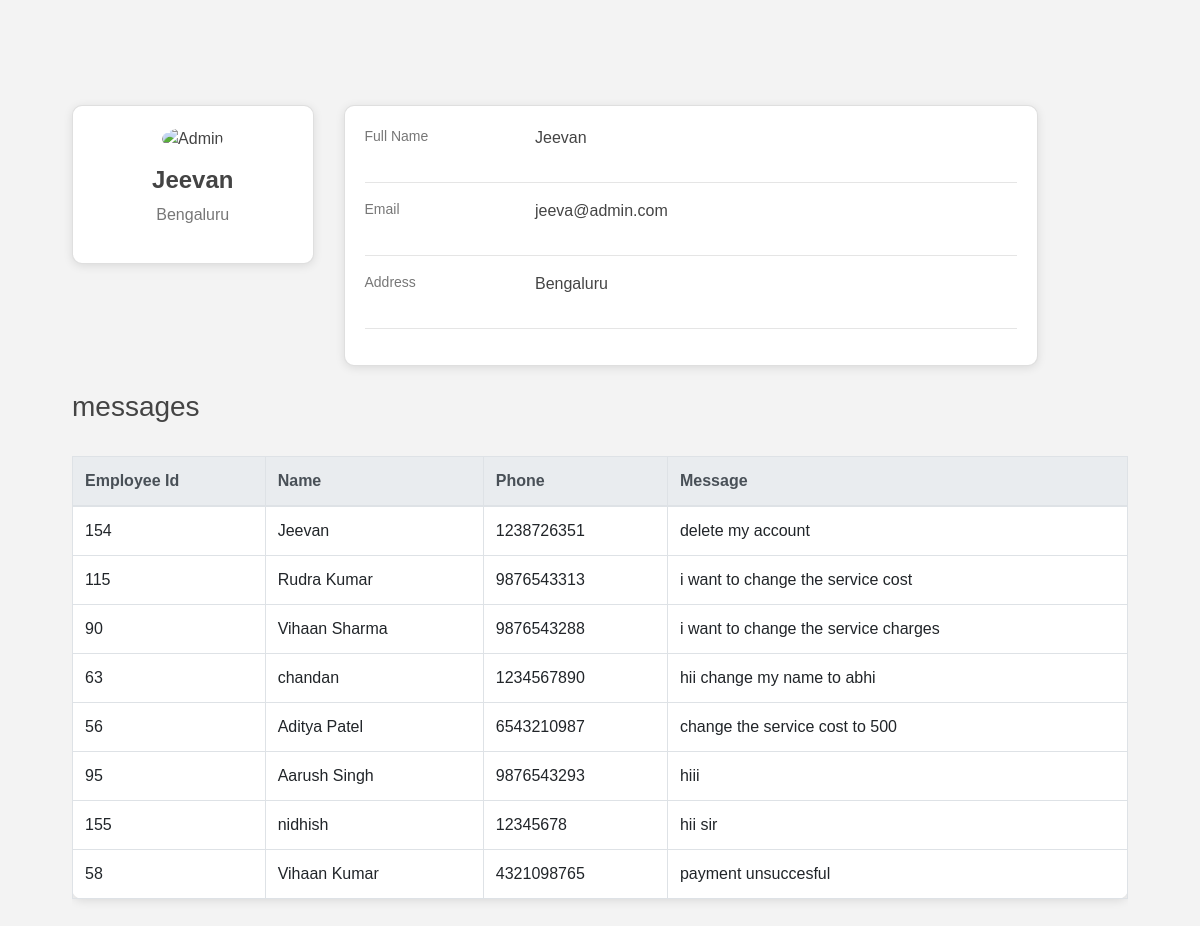
The page /admin.php (signed in) on the database its author committed.
### tables this page shows
CREATE TABLE `messages` (
  `id` int(11) NOT NULL,
  `employee_id` int(10) UNSIGNED DEFAULT NULL,
  `message` varchar(255) DEFAULT NULL
);

CREATE TABLE `employees` (
  `id` int(10) UNSIGNED NOT NULL,
  `name` varchar(255) NOT NULL,
  `email` varchar(255) NOT NULL,
  `phone_number` varchar(20) DEFAULT NULL,
  `date_of_birth` date DEFAULT NULL,
  `gender` varchar(255) DEFAULT NULL,
  `address` varchar(255) DEFAULT NULL,
  `service_cost` decimal(10,2) DEFAULT NULL,
  `specialization` varchar(255) DEFAULT NULL,
  `photo` varchar(255) DEFAULT NULL,
  `earnings` decimal(10,2) NOT NULL DEFAULT 0.00
);

### admin.php (the view, shortened to what this page needs)
<?php
$servername = "localhost";
$username = "root";
$password = "";
$dbname = "new";
$conn = new mysqli($servername, $username, $password, $dbname);
$user_id = $_SESSION['admin_id'];
$sql = "SELECT name, email, place,specialization FROM admin WHERE id = $user_id";
$result = $conn->query($sql);
if ($result && $result->num_rows > 0) {
    $user = $result->fetch_assoc();
} else {
    $user = null;
}
?>
<!DOCTYPE html>
<html lang="en">
<head>
    <link href="https://stackpath.bootstrapcdn.com/bootstrap/4.4.1/css/bootstrap.min.css" rel="stylesheet">
</head>
<body>
    <div class="container-fluid py-5">
        <div class="main-body">
            <div class="row gutters-sm">
                <div class="col-md-3">
                    <div class="card profile-card">
                        <div class="card-body text-center profile-info">
                            <img src="https://bootdey.com/img/Content/avatar/avatar7.png" alt="Admin" class="profile-image">
                            <h4 class="profile-name"><?php echo $user['name']; ?></h4>
                            <p class="profile-address"><?php echo $user['place']; ?></p>
                        </div>
                    </div>
                </div>
                <div class="col-md-8">
                    <div class="card profile-card">
                        <div class="card-body profile-info">
                            <?php if ($user) { ?>
                                <div class="profile-details">
                                    <div class="row">
                                        <div class="col-sm-3 profile-label">Full Name</div>
                                        <div class="col-sm-9 profile-value"><?php echo $user['name']; ?></div>
                                    </div>
                                </div>
                                <hr>
                                <div class="profile-details">
                                    <div class="row">
                                        <div class="col-sm-3 profile-label">Email</div>
                                        <div class="col-sm-9 profile-value"><?php echo $user['email']; ?></div>
                                    </div>
                                </div>
                                <hr>
                                <div class="profile-details">
                                    <div class="row">
                                        <div class="col-sm-3 profile-label">Address</div>
                                        <div class="col-sm-9 profile-value"><?php echo $user['place']; ?></div>
                                    </div>
                                </div>
                                <hr>
                            <?php } else { ?>
                                <p class="text-muted">No user details found.</p>
                            <?php } ?>
                        </div>
                    </div>
                </div>
            </div>
            <div>
                <br>
                <h3>messages</h3>
                <br>
            </div>
            <div class="table-responsive">
                <table class="table table-bordered">
                    <thead class="thead-light">
                        <tr>
                            <th>Employee Id</th>
                            <th>Name</th>
                            <th>Phone</th>
                            <th>Message</th>
                        </tr>
                    </thead>
                    <tbody>
                        <?php
                        $servername = "localhost";
                        $username = "root";
                        $password = "";
                        $dbname = "new";
                        $conn = new mysqli($servername, $username, $password, $dbname);
                        $sql = "SELECT messages.employee_id, employees.name AS worker_name, employees.phone_number AS worker_phone, messages.message
                                FROM messages
                                INNER JOIN employees ON messages.employee_id = employees.id";
                        $stmt = $conn->prepare($sql);
                        $stmt->execute();
                        $result = $stmt->get_result();
                        if ($result && $result->num_rows > 0) {
                            while ($row = $result->fetch_assoc()) {
                        ?>
                                <tr>
                                    <td><?php echo $row["employee_id"]; ?></td>
                                    <td><?php echo $row["worker_name"];?></td>
                                    <td><?php echo $row["worker_phone"];?></td>
                                    <td><?php echo $row["message"]; ?></td>
                                </tr>
                        <?php
                            }
                        } else {
                            echo '<tr><td colspan="4">No messages found.</td></tr>';
                        }
                        ?>
                    </tbody>
                </table>
            </div>
        </div>
    </div>
</body>
</html>

### admin.php (style rules this page uses)
body { margin: 25px; font-family: 'Poppins', sans-serif; color: #444; background-color: #f3f3f3; height: 100vh; padding: 2rem; }
.profile-card { background-color: #ffffff; border-radius: 10px; box-shadow: 0px 2px 10px rgba(0, 0, 0, 0.1); }
.profile-image { width: 150px; height: 150px; object-fit: cover; border-radius: 50%; }
.profile-name { font-size: 1.5rem; font-weight: 600; margin-top: 15px; }
.profile-address { font-size: 1rem; color: #777; }
.profile-info { padding: 20px; }
.profile-details { margin-bottom: 2rem; }
.profile-label { font-size: 0.875rem; color: #777; }
.profile-value { font-size: 1rem; color: #444; }
.table { background-color: #ffffff; border-radius: 10px; box-shadow: 0px 2px 10px rgba(0, 0, 0, 0.1); }

### rows shown on the page
messages: employee "154", employee.name "Jeevan", employee.phone_number "1238726351", message "delete my account"
messages: employee "115", employee.name "Rudra Kumar", employee.phone_number "9876543313", message "i want to change the service cost"
messages: employee "90", employee.name "Vihaan Sharma", employee.phone_number "9876543288", message "i want to change the service charges"
messages: employee "63", employee.name "chandan", employee.phone_number "1234567890", message "hii change my name to abhi"
messages: employee "56", employee.name "Aditya Patel", employee.phone_number "6543210987", message "change the service cost to 500"
messages: employee "95", employee.name "Aarush Singh", employee.phone_number "9876543293", message "hiii"
messages: employee "155", employee.name "nidhish", employee.phone_number "12345678", message "hii sir"
messages: employee "58", employee.name "Vihaan Kumar", employee.phone_number "4321098765", message "payment unsuccesful"

### other values the page prints
$user['name'] "Jeevan"
$user['place'] "Bengaluru"
$user['email'] "jeeva@admin.com"
